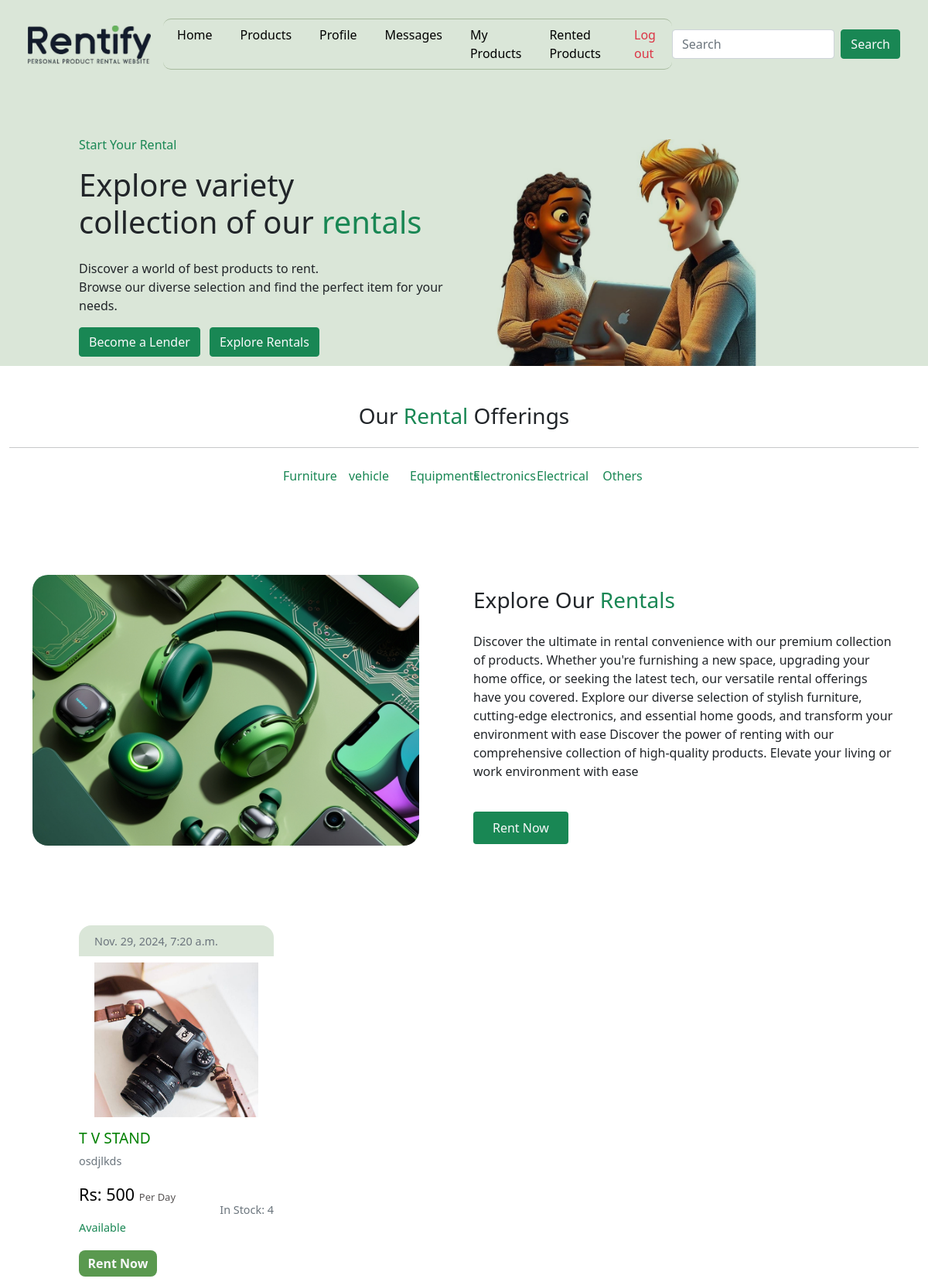
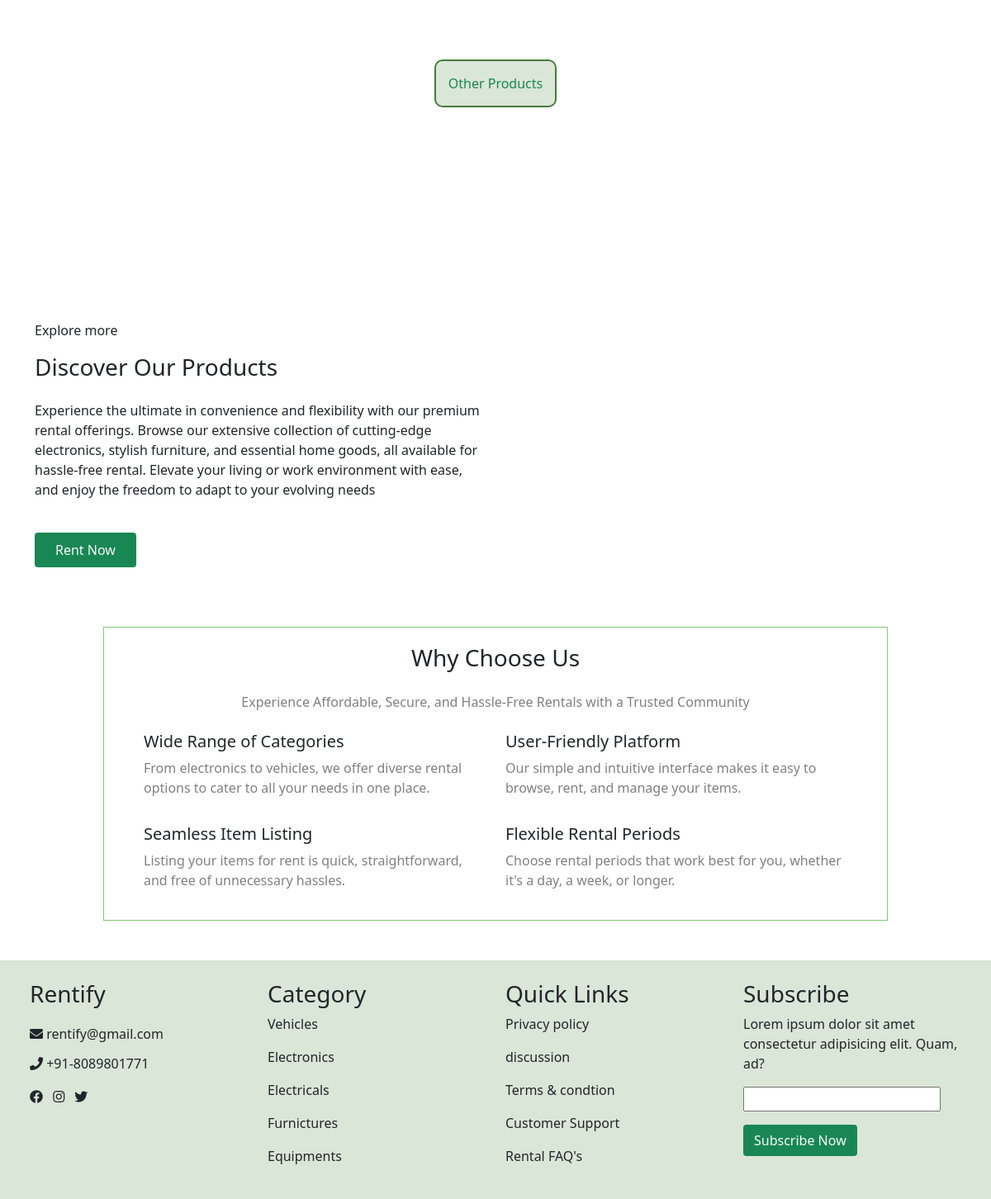
Screenshot of /userhome (signed in) with the database file from the repository (2 pictures, top to bottom).
### rentapp/models.py (models this page shows)
class CATEGORY(models.Model):
    Categoryname=models.CharField(max_length=200)

class PRODUCT(models.Model):
    Owner = models.ForeignKey(User, on_delete=models.CASCADE)
    Category_name = models.ForeignKey(CATEGORY, on_delete=models.CASCADE)
    Product_name = models.CharField(max_length=200)
    description = models.CharField(max_length=2000)
    image = models.ImageField(upload_to='images/')
    price = models.IntegerField()
    PRICE_TYPE_CHOICES = [
        ('hour', 'Per Hour'),
        ('day', 'Per Day'),
        ('month', 'Per Month'),
    ]
    price_type = models.CharField(max_length=10, choices=PRICE_TYPE_CHOICES, default='day')
    quantity_available = models.IntegerField()
    is_available = models.BooleanField(default=True)
    posted_time = models.DateTimeField(auto_now_add=True)

### rentapp/views.py (the view)
# urls.py: path('userhome',views.userhome,name='userhome'),
def userhome(request):
    users=request.session.get('user_id')
    use=USERSDETAILS.objects.get(user_id_id=users)
    uid=use.user_id_id
    c=CATEGORY.objects.all()
    x = PRODUCT.objects.exclude(Owner_id=uid)[:6]
    return render(request,"userhome.html",{'x1':x,'c1':c})

### rentapp/templates/userhome.html (shortened to what this page needs)
{% load static %}
<!DOCTYPE html>
<html lang="en">
<head>
    <link href="https://cdn.jsdelivr.net/npm/bootstrap@5.0.2/dist/css/bootstrap.min.css" rel="stylesheet">
    <link rel="stylesheet" href="https://cdnjs.cloudflare.com/ajax/libs/font-awesome/5.15.4/css/all.min.css">
    <link rel="stylesheet" href="{% static 'css/userhome.css' %}">
  </head>
<body>
  <nav class="navbar navbar-expand-lg py-4 px-4 ">
    <div class="container-fluid ">
      <a class="navbar-brand text-success" href="#">
        <img src="{% static 'images/logo.png' %}" alt="" width="auto" height="50" class="d-inline-block align-text-top" style="mix-blend-mode: multiply;">
      </a>
      <div class="collapse navbar-collapse" id="navbarSupportedContent">
        <ul class="navbar-nav m-auto mb-2 mb-lg-0 ">
          <li class="nav-item ">
            <a class="nav-link active" aria-current="page" href="/userhome">Home</a>
          </li>
          <li class="nav-item">
            <a class="nav-link" href="/products">Products</a>
          </li>
          <li class="nav-item">
            <a class="nav-link" href="/userprofile">Profile</a>
          </li>
          <li class="nav-item">
            <a class="nav-link" href="/enquiry">Messages</a>
          </li>
          <li class="nav-item">
            <a class="nav-link" href="/myproduct">My Products</a>
          </li>
          <li class="nav-item">
            <a class="nav-link" href="/myrenteditems">Rented Products</a>
          </li>
          <li class="nav-item">
            <a class="nav-link text-danger" href="/logout">Log out</a>
          </li>
        </ul>
        <form class="d-flex">
          <input class="form-control me-2" type="search" placeholder="Search" aria-label="Search">
          <button class="btn btn-outline-success bg-success text-light" type="submit">Search</button>
        </form>
      </div>
    </div>
  </nav>
<section class="main">
  <div class="container">
    <div class="row align-items-center ms-lg-5 ">
      <div class="col-lg-6">
        <p class="text-success">Start Your  Rental</p>
        <h1>Explore variety <br> collection of our <span class="text-success">rentals</span></h1>
        <p class="pt-3 text-dark">Discover a world of best products to rent. <br>Browse our diverse selection and find the perfect item for your needs.</p>
        <button type="button" class="btn btn-success me-2"><a href="/makerent" class="text-decoration-none text-light">Become a Lender</a></button>
        <button type="button" class="btn btn-success"><a href="/products" class="text-decoration-none text-light">Explore Rentals</a></button>
      </div>
      <div class="col-lg-4 text-end mt-3">
        <img src="{% static 'images/Topimage.jpg' %}" alt="" class="img-fluid " style="width: 400px; height: auto; object-fit: cover; mix-blend-mode: multiply;">
      </div>
    </div>
  </div>
</section>
<div class="container-fluid">
  <div class="row mt-5">
    <div class="col-lg-12 text-center">
      <div class="row">
        <div class="col-lg-12 text-center">
            <h3>Our <span class="text-success">Rental</span> Offerings</h3>
        </div>
        <div class="col-lg-12 text-center">
          <hr>
      </div>
      </div>
    </div>
  </div>
  <div class="row category w-50 mt-1 m-auto px-5 py-1  w-md-100 text-center">
    {% for i in c1 %}
    <div class="col-lg-2">
      <p class="text-success ">{{ i.Categoryname }}</p>
    </div>
    {% endfor %}
</div>
<div class="container mt-lg-5">
  <div class="row">
    <div class="col-lg-6 mt-5 mb-5 top">
      <img src="{% static 'images/elect.jpg' %}" alt="" class="img-fluid exp-img " style="width: 500px; height: 350px; object-fit: cover; mix-blend-mode: multiply;">
    </div>
    <div class="col-lg-6 mt-5 pt-lg-3 align-items-center">
      <h3>Explore Our <span class="text-success">Rentals</span></h3>
      <p class="mt-4">Discover the ultimate in rental convenience with our premium collection of products. Whether you're furnishing a new space, upgrading your home office, or seeking the latest tech, our versatile rental offerings have you covered. Explore our diverse selection of stylish furniture, cutting-edge electronics, and essential home goods, and transform your environment with ease
        Discover the power of renting with our comprehensive collection of high-quality products. Elevate your living or work environment with ease
      </p>
      <button type="button" class="btn text-light bg-success px-4 py-2 my-4 "> <a href="/products" class="text-decoration-none text-light">Rent Now</a></button>
    </div>
  </div>
</div>
<div class="container">
  <div class="row m-md-auto">
      {% for i in x1 %}
      <div class="col-md-4">
          <div class="product-card px-4">
              <div class="top-banner">
                  <p class="m-0 text-muted">{{ i.posted_time }}</p>
              </div>
              <div class="text-center">
                  <img src="{{ i.image.url }}" alt="Product Image" class="product-image mt-2">
              </div>
              <h3>{{ i.Product_name }}</h3>
              <p>{{ i.description }}</p>
              <div class="details-section">
                  <div>
                      <p class="price">
                        <span class="price-amount">Rs: {{ i.price }} </span>
                        <span class="price-type">{{ i.get_price_type_display }}</span>
                      </p>
                      {% if i.is_available %}
                      <p class="quantity"><span class="text-success">Available</span></p>
                      {% else %}
                      <p class="quantity"><span class="text-warning">Not Available</span></p>
                      {% endif %}
                  </div>
                  <div>
                      <p class="stock-status">In Stock: {{ i.quantity_available }}</p>
                  </div>
              </div>
              {% if i.is_available %}
              <button class="btn-buy">
                  <a href="/rentitem/{{ i.id }}" class="text-decoration-none text-light">Rent Now</a>
              </button>
              {% else %}
              <button class="btn-buy " style="background-color: rgb(181, 113, 244);">
                <a href="" class="text-decoration-none text-light ">No Stock Left</a>
              </button>
              {% endif %}
          </div>
      </div>
      {% endfor %}
  </div>
</div>
    <div class="row">
      <div class="col-lg text-center mx-auto my-4">
        <button type="button" class=" btn other"><a href="/products" class="text-decoration-none text-success">Other Products</a></button>
      </div>
    </div>
  </div>
<div class="container-fluid">
</div>
<div class="container">
  <div class="row">
    <div class="col-lg-6 mt-5">
      <p>Explore more</p>
      <h3>Discover Our Products</h3>
      <p class="mt-4">Experience the ultimate in convenience and flexibility with our premium rental offerings. Browse our extensive collection of cutting-edge electronics,
        stylish furniture, and essential home goods, all available for hassle-free rental. Elevate your living or work environment with ease, and enjoy the freedom to adapt to
        your evolving needs
      </p>
      <button type="button" class="btn text-light bg-success px-4 py-2 my-4 "> <a href="/products" class="text-decoration-none text-light">Rent Now</a></button>
    </div>
    <div class="col-lg-6 mt-5 mb-5 side">
    </div>
  </div>
</div>
<div class="container">
  <div class="row mt-5 mb-5 d-flex justify-content-center">
    <div class="col-lg-10 chooseus px-5">
      <h3 class="text-center pb-3">Why Choose Us</h3>
      <p class="mb-4 text-center un">Experience Affordable, Secure, and Hassle-Free Rentals with a Trusted Community
      </p>
      <div class="row mb-3">
        <div class="col-lg-6">
          <h5>Wide Range of Categories</h5>
          <p class="un">From electronics to vehicles, we offer diverse rental options to cater to all your needs in one place.</p>
        </div>
        <div class="col-lg-6">
          <h5>User-Friendly Platform</h5>
          <p class="un">Our simple and intuitive interface makes it easy to browse, rent, and manage your items.</p>
        </div>
      </div>
      <div class="row">
        <div class="col-lg-6">
          <h5>Seamless Item Listing</h5>
          <p>Listing your items for rent is quick, straightforward, and free of unnecessary hassles.</p>
        </div>
        <div class="col-lg-6">
          <h5>Flexible Rental Periods</h5>
          <p>Choose rental periods that work best for you, whether it's a day, a week, or longer.</p>
        </div>
      </div>
    </div>
  </div>
</div>
<section class="footer">
    <div class="container-fluid">
      <div class="row mt-5 py-4 px-4">
        <div class="col-md-3">
          <h3>Rentify</h3>
          <i class="fas fa-envelope pt-3"></i>
          <span class="">rentify@gmail.com</span> <br>
          <i class="fas fa-phone pt-3" ></i>
          <span>+91-8089801771</span> <br>
          <div class="icons pt-3">
            <i class="fab fa-facebook me-2 "></i>
            <i class="fab fa-instagram me-2 "></i>
            <i class="fab fa-twitter me-2 "></i>
          </div>
        </div>
        <div class="col-md-3">
          <h3>Category</h3>
          <p>Vehicles</p>
          <p>Electronics</p>
          <p>Electricals</p>
          <p>Furnictures</p>
          <p>Equipments</p>
        </div>
        <div class="col-lg-3">
          <h3>Quick Links</h3>
          <p>Privacy policy</p>
          <p>discussion</p>
          <p>Terms & condtion</p>
          <p>Customer Support</p>
          <p>Rental FAQ's<p>
        </div>
        <div class="col-lg-3">
          <h3>Subscribe</h3>
          <p>Lorem ipsum dolor sit amet consectetur adipisicing elit. Quam, ad?</p>
          <input type="text"><br>
          <button type="button" class="btn bg-success text-light mt-3">Subscribe Now</button>
        </div>
      </div>
    </div>
  </section>
</body>
</html>

### rentapp/static/css/userhome.css (style rules this page uses)
.navbar { background-color: rgb(218, 230, 216); }
.nav-item { padding: 0 10px; }
.nav-item a { transition: 0.3s; }
.nav-link { color: black; }
.navbar-nav { border: 0.5px solid rgb(167, 186, 158); border-radius: 10px; border-left: none; border-right: none; }
.main { background-color: rgb(218, 230, 216); width: 100%; height: max-content; padding-top: 50px; }
.product-card { background-color: white; border-radius: 16px; padding: 5px; max-width: 300px; max-height: 550px; margin: 50px auto; overflow: hidden; transition: transform 0.3s, box-shadow 0.3s; }
.product-card .top-banner { display: flex; justify-content: space-between; align-items: center; background-color: rgb(218, 230, 216); border-radius: 16px 16px 0 0; padding: 20px; height: 40px; }
.product-card .product-image { width: 100%; height: 200px; object-fit: cover; border-radius: 20px; margin-bottom: 15px; padding-right: 20px; padding-left: 20px; }
.product-card h3 { font-size: 1.2rem; text-transform: uppercase; font-weight: 500; color: green; }
.product-card p { font-size: 0.9rem; color: #6b757d; }
.details-section { display: flex; justify-content: space-between; align-items: center; margin-bottom: 2px; }
.quantity { font-size: 0.9rem; color: #6b757d; }
.stock-status { font-size: 0.9rem; color: #6b757d; margin-bottom: 15px; }
.btn-buy { width: 40%; padding: 5px 0px; font-size: 1rem; font-weight: bold; background-color: rgb(90, 153, 79); color: white; border-radius: 8px; border: none; align-items: center; }
.price-amount { font-size: 1.5em; color: black; }
.price-type { font-size: 0.9em; color: rgb(88, 84, 84); }
.other { border: 2px solid rgb(68, 125, 58); background-color: rgb(218, 230, 216); color: rgb(29, 115, 29); padding: 15px; border-radius: 10px; }
.chooseus { border: 1px solid rgb(131, 199, 119); padding: 20px; }
.footer { background-color: rgb(218, 230, 216); opacity: 0; animation: slowing linear forwards; animation-timeline: view(); animation-range: entry; transition: 1000s; }
.chooseus { opacity: 0; animation: slowing linear forwards; animation-timeline: view(); animation-range: entry; transition: 1000s; }
.chooseus p { color: grey; }
.top img { scale: 2; opacity: 0; animation: slow linear forwards; animation-timeline: view(); animation-range: entry; border-radius: 20px; transition: 1000s; }

### rows the page displays
CATEGORY: Categoryname "Furniture"
CATEGORY: Categoryname "vehicle"
CATEGORY: Categoryname "Equipments"
CATEGORY: Categoryname "Electronics"
CATEGORY: Categoryname "Electrical"
CATEGORY: Categoryname "Others"
PRODUCT: posted_time "Nov. 29, 2024, 7:20 a.m.", image (picture), Product_name "T V STAND", description "osdjlkds", price "500", price_type "Per Day", is_available "Available", quantity_available "4"
